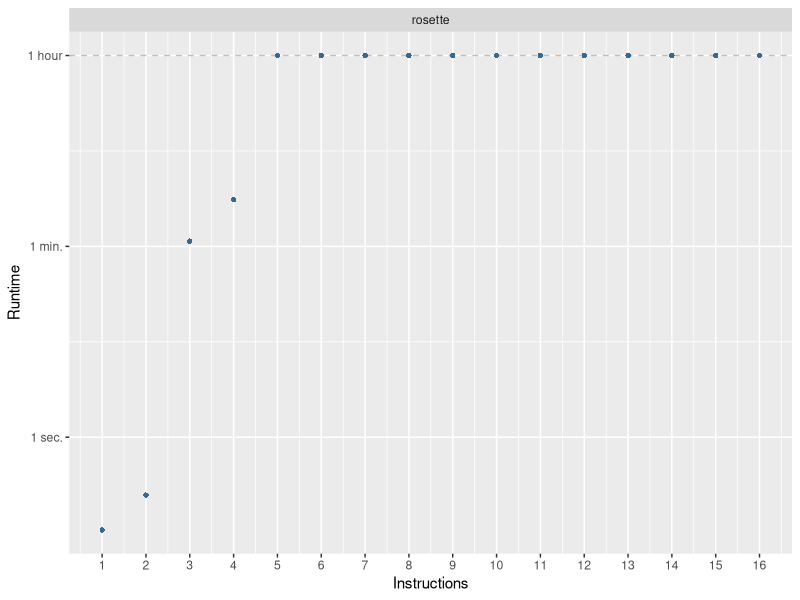
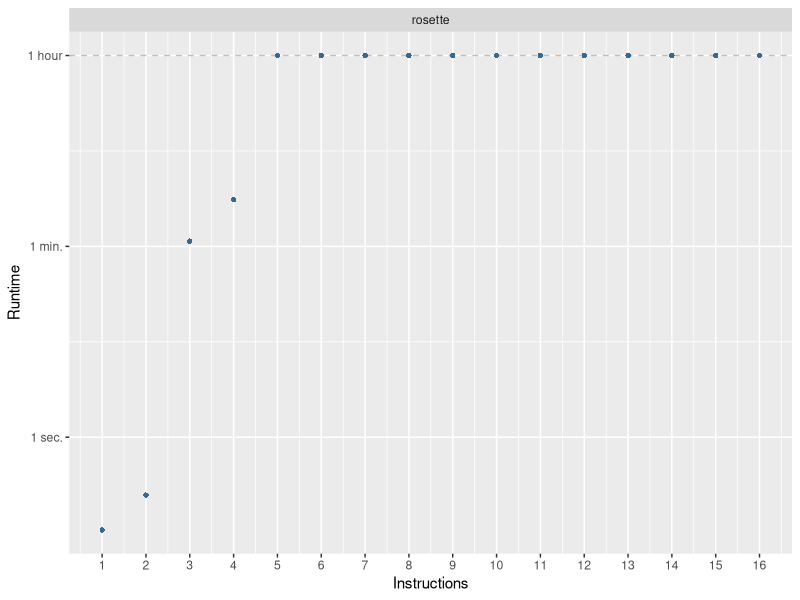

R code for these plots, in order: (Note: this script raises an error after producing the figures.)
library(ggplot2)
library(dplyr)

times <- read.csv("./times.csv")
times$impl <- as.factor(times$impl)

# Throw out the data where the loop_scans setting is not
# optimal for the task on which we've applied checkpoints.
times <- filter(times, loop_scans == 2 | impl != "rust-naive")
times <- filter(times, loop_scans == 3 | impl != "rust-safe")
times <- filter(times, loop_scans == 1 | impl != "rust-online")

extrapolate <- function(df) {
  df_split <- split(df, df$impl, drop=TRUE)
  
  # Create an empty data frame for the predictions
  df_pred <- data.frame()
  
  # Loop through the list of data frames
  for(i in seq_along(df_split)){
    # Fit the model
    model <- lm(log(runtime_ms) ~ prog_size, data=df_split[[i]])
    
    # Make the predictions
    df_split[[i]]$predicted <- exp(predict(model))
    df_split[[i]]$type <- "observed"
    
    # Create new data points for extrapolation, starting from the max of original x
    new_data <- data.frame(prog_size = seq(max(df_split[[i]]$prog_size), max(df_split[[i]]$prog_size) + 3))
    
    # Make predictions for the new data points
    new_data$predicted <- exp(predict(model, newdata = new_data))
    new_data$impl <- df_split[[i]]$impl[1]
    new_data$type <- "predicted"
    
    # Bind the data frames
    df_pred <- bind_rows(df_pred, df_split[[i]], new_data)
  }
  
  df_pred
}

# A plot for the Rosette slide, showing the scalability issue.
ggplot(data=filter(times, impl=="rosette",loop_scans==3), aes(x = prog_size, y = runtime_ms, col = loop_scans, shape=success)) +
  facet_wrap(~ impl) +
  geom_hline(yintercept=1000*60*60, color="gray", linetype="dashed") +
  geom_point() +
  scale_x_continuous(breaks = function(x) seq(ceiling(x[1]), floor(x[2]), by = 1)) +
  scale_y_log10(breaks = c(1, 1000, 1000*60, 1000*60*60, 24*1000*60*60, 7*24*1000*60*60),
                labels = c("1 ms", "1 sec.", "1 min.", "1 hour", "1 day", "1 week")) +
  #scale_y_log10(labels = function(x) paste(round(x / (1000 * 60 * 60), 2), "hrs")) +
  #geom_line(aes(y = predicted, linetype = type), color = "red") +
  labs(y = "Runtime", x = "Instructions") +
  theme(legend.position = "none")
ggsave("rosette.png", scale=1, width=1200, height=350*3, units="px")

# A plot for the plain Rust slide, showing the scalability issue.
rust_extrapolated <- extrapolate(filter(times, impl=="rust", loop_scans==3))
rust_extrapolated <- rust_extrapolated[order(rust_extrapolated$prog_size)]
ggplot(data=rust_extrapolated,
       aes(x = prog_size, y = runtime_ms, col = loop_scans, shape=success)) +
  facet_wrap(~ impl) +
  geom_hline(yintercept=1000*60*60, color="gray", linetype="dashed") +
  geom_point() +
  scale_x_continuous(breaks = function(x) seq(ceiling(x[1]), floor(x[2]), by = 1), limits = c(1, 20)) +
  scale_y_log10(breaks = c(1, 1000, 1000*60, 1000*60*60, 24*1000*60*60, 7*24*1000*60*60, 30*24*1000*60*60),
                labels = c("1 ms", "1 sec.", "1 min.", "1 hour", "1 day", "1 week", "1 month"),
                limits = c(1, 30*24*1000*60*60)) +
  #scale_y_log10(labels = function(x) paste(round(x / (1000 * 60 * 60), 2), "hrs")) +
  geom_line(aes(y = predicted, linetype = type), color = "red") +
  labs(y = "Runtime", x = "Instructions") +
  theme(legend.position = "none")
ggsave("rust.png", scale=1, width=1200, height=350*3, units="px")


# A big combined plot with the data, the regression lines, and the extrapolations.
ggplot(data=extrapolate(times), aes(x = prog_size, y = runtime_ms, col = loop_scans, shape=success)) +
  facet_wrap(~ impl) +
  geom_hline(yintercept=1000*60*60, color="gray", linetype="dashed") +
  geom_point() +
  scale_y_log10(breaks = c(1, 1000, 1000*60, 1000*60*60, 24*1000*60*60, 7*24*1000*60*60),
                labels = c("1 ms", "1 sec.", "1 min.", "1 hour", "1 day", "1 week")) +
  #scale_y_log10(labels = function(x) paste(round(x / (1000 * 60 * 60), 2), "hrs")) +
  geom_line(aes(y = predicted, linetype = type), color = "red") +
  labs(y = "Runtime", x = "Instructions")
